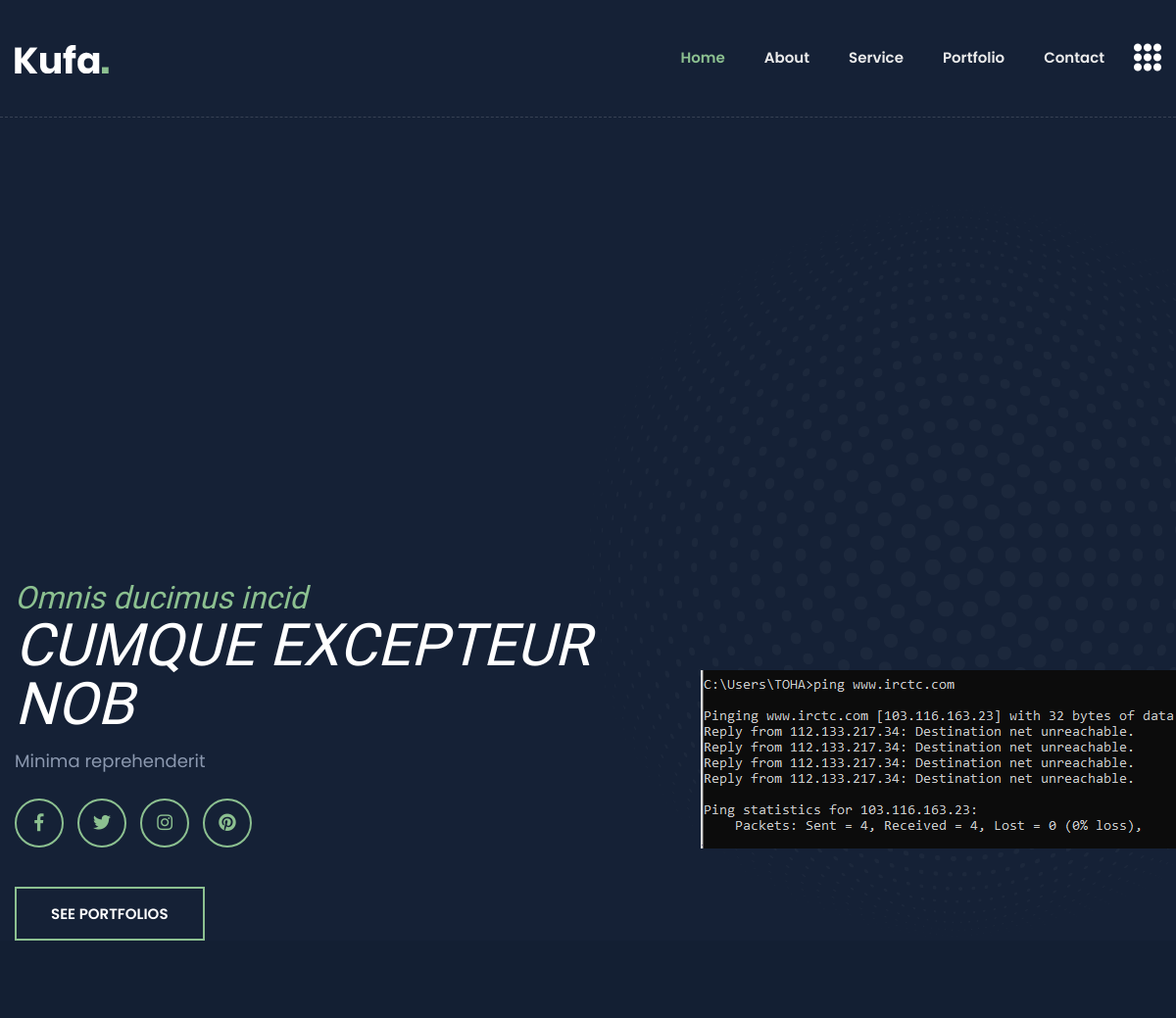
The app's page / (upper part), older data.
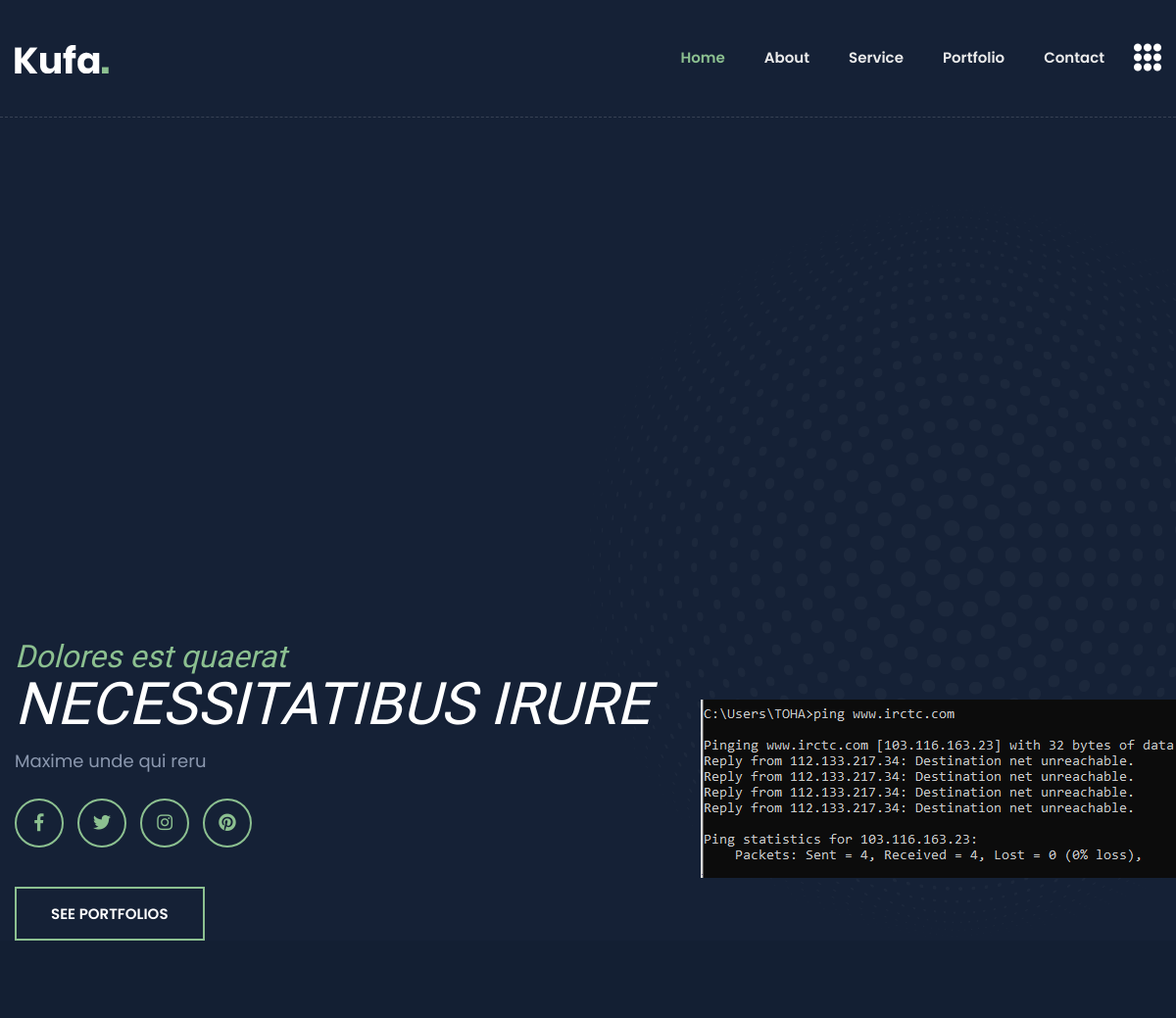
The same page, newer data.
### tables this page shows
CREATE TABLE `banner_contents` (
  `id` int(11) NOT NULL,
  `sub_title` varchar(100) NOT NULL,
  `title` varchar(100) NOT NULL,
  `descrp` varchar(200) NOT NULL,
  `status` int(11) NOT NULL DEFAULT 0
);

### index.php (the view, shortened to what this page needs)
<?php
require 'db.php';
$select_banner_content = "SELECT * FROM banner_contents WHERE status=1";
$select_banner_content_result = mysqli_query($db_connect, $select_banner_content);
$select_banner_content_result_assoc = mysqli_fetch_assoc($select_banner_content_result);
$select_banner_image = "SELECT * FROM banner_image WHERE status=1";
$select_banner_image_result = mysqli_query($db_connect, $select_banner_image);
$select_banner_image_result_assoc = mysqli_fetch_assoc($select_banner_image_result);
?>
<!doctype html>
<html class="no-js" lang="en">
<head>
    <link rel="stylesheet" href="css/bootstrap.min.css">
    <link rel="stylesheet" href="css/animate.min.css">
    <link rel="stylesheet" href="css/magnific-popup.css">
    <link rel="stylesheet" href="css/fontawesome-all.min.css">
    <link rel="stylesheet" href="css/flaticon.css">
    <link rel="stylesheet" href="css/slick.css">
    <link rel="stylesheet" href="css/aos.css">
    <link rel="stylesheet" href="css/default.css">
    <link rel="stylesheet" href="css/style.css">
    <link rel="stylesheet" href="css/responsive.css">
</head>
<body class="theme-bg">
    <header>
        <div id="header-sticky" class="transparent-header">
            <div class="container">
                <div class="row">
                    <div class="col-xl-12">
                        <div class="main-menu">
                            <nav class="navbar navbar-expand-lg">
                                <a href="index.html" class="navbar-brand logo-sticky-none"><img src="img/logo/logo.png"
                                        alt="Logo"></a>
                                <div class="collapse navbar-collapse" id="navbarNav">
                                    <ul class="navbar-nav ml-auto">
                                        <li class="nav-item active"><a class="nav-link" href="#home">Home</a></li>
                                        <li class="nav-item"><a class="nav-link" href="#about">about</a></li>
                                        <li class="nav-item"><a class="nav-link" href="#service">service</a></li>
                                        <li class="nav-item"><a class="nav-link" href="#portfolio">portfolio</a></li>
                                        <li class="nav-item"><a class="nav-link" href="#contact">Contact</a></li>
                                    </ul>
                                </div>
                                <div class="header-btn">
                                    <a href="#" class="off-canvas-menu menu-tigger"><i class="flaticon-menu"></i></a>
                                </div>
                            </nav>
                        </div>
                    </div>
                </div>
            </div>
        </div>
    </header>
    <main>
        <section id="home" class="banner-area banner-bg fix">
            <div class="container">
                <div class="row align-items-center">
                    <div class="col-xl-7 col-lg-6">
                        <div class="banner-content">
                            <h6 class="wow fadeInUp" data-wow-delay="0.2s">
                                <?= $select_banner_content_result_assoc['sub_title']?></h6>
                            <h2 class="wow fadeInUp" data-wow-delay="0.4s">
                                <?= $select_banner_content_result_assoc['title']?></h2>
                            <p class="wow fadeInUp" data-wow-delay="0.6s">
                                <?= $select_banner_content_result_assoc['descrp']?></p>
                            <div class="banner-social wow fadeInUp" data-wow-delay="0.8s">
                                <ul>
                                    <li><a href="#"><i class="fab fa-facebook-f"></i></a></li>
                                    <li><a href="#"><i class="fab fa-twitter"></i></a></li>
                                    <li><a href="#"><i class="fab fa-instagram"></i></a></li>
                                    <li><a href="#"><i class="fab fa-pinterest"></i></a></li>
                                </ul>
                            </div>
                            <a href="#" class="btn wow fadeInUp" data-wow-delay="1s">SEE PORTFOLIOS</a>
                        </div>
                    </div>
                    <div class="col-xl-5 col-lg-6 d-none d-lg-block">
                        <div class="banner-img text-right">
                            <img src="uploads/banner_images/<?= $select_banner_image_result_assoc['banner_image']?>"
                                alt="">
                        </div>
                    </div>
                </div>
            </div>
            <div class="banner-shape"><img src="img/shape/dot_circle.png" class="rotateme" alt="img"></div>
        </section>
        <section id="about" class="about-area primary-bg pt-120 pb-120">
        </section>
    </main>
</body>
</html>

Row changes from the older to the newer data that the page shows:
no longer on this page (row edited): banner_contents: sub_title "Omnis ducimus incid", title "CUMQUE EXCEPTEUR NOB", descrp "Minima reprehenderit"
now on this page (row edited): banner_contents: sub_title "Dolores est quaerat", title "NECESSITATIBUS IRURE", descrp "Maxime unde qui reru"
